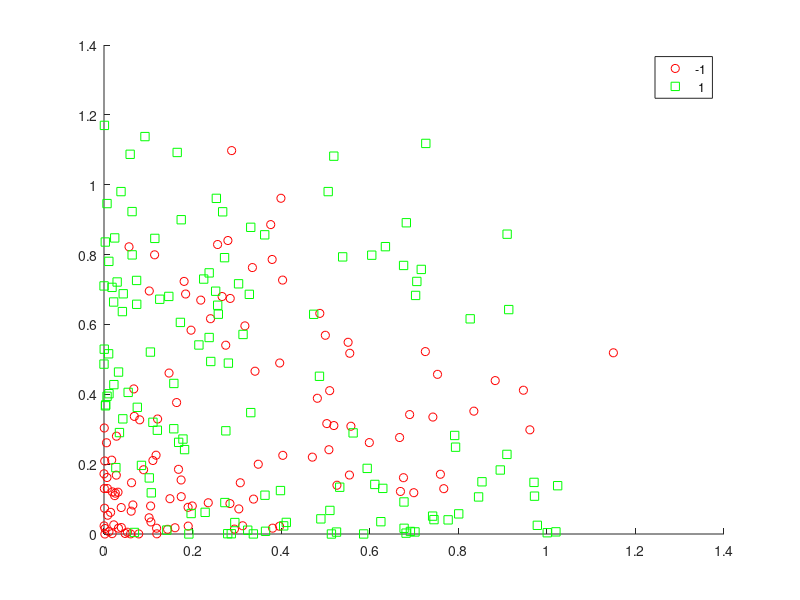
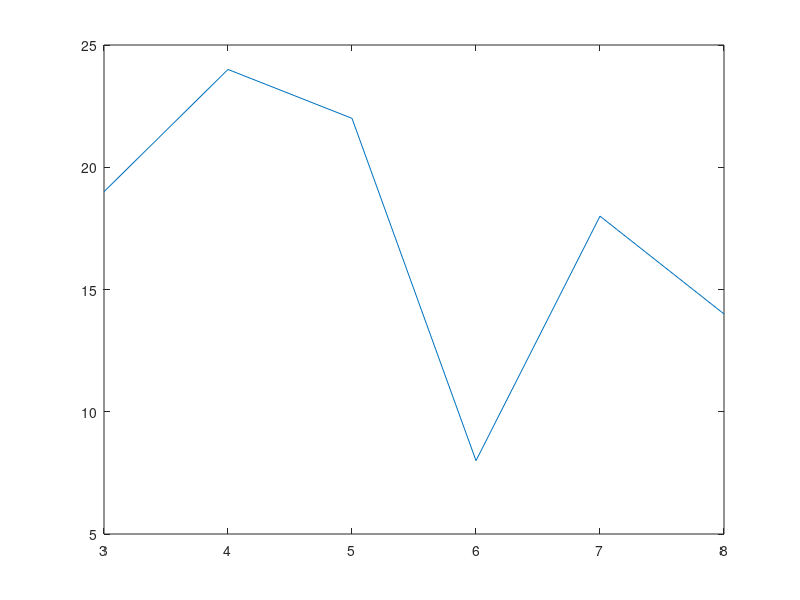

Reproduce these figures in MATLAB, in order. (Note: this script raises an error after producing the figures.)
close all
clear all
clc
dataTraining = [-1.0600562e-01  -8.1467034e-02  -1.0000000e+00;
   1.7792951e-01  -3.4595141e-01  -1.0000000e+00;
   1.0216153e-01   7.1825825e-01   1.0000000e+00;
   6.9407831e-01   6.2339743e-01  -1.0000000e+00;
   2.3541068e-02   7.2743221e-01   1.0000000e+00;
  -3.1972776e-01  -8.3411411e-01  -1.0000000e+00;
  -1.8674372e-01   5.3887798e-01   1.0000000e+00;
  -6.3696719e-01   1.5268485e-01   1.0000000e+00;
  -4.7446260e-01   8.5434436e-01   1.0000000e+00;
  -3.5627652e-02  -2.7158819e-01  -1.0000000e+00;
  -1.4860269e-01   1.6176177e-01  -1.0000000e+00;
  -1.8065154e-01  -1.2873906e-01  -1.0000000e+00;
  -6.0241113e-01   9.2550746e-01   1.0000000e+00;
   6.9808093e-01   7.9474170e-01  -1.0000000e+00;
   8.8150888e-01  -2.0124822e-01   1.0000000e+00;
  -9.2384936e-01   3.8662506e-01   1.0000000e+00;
  -7.6571338e-01  -1.1281293e-02   1.0000000e+00;
   1.3559198e-01   3.1705057e-02  -1.0000000e+00;
  -1.5515148e-01  -3.3141997e-01  -1.0000000e+00;
   4.8517476e-01   2.9903104e-01  -1.0000000e+00;
  -6.0290010e-01   3.3323420e-01   1.0000000e+00;
  -5.7285816e-01   8.2835226e-01   1.0000000e+00;
  -6.3539998e-01  -4.7456571e-01  -1.0000000e+00;
   9.0931654e-01  -7.8488922e-01   1.0000000e+00;
   2.5210516e-01  -8.9393713e-01   1.0000000e+00;
  -5.1763422e-01   9.6044364e-01   1.0000000e+00;
  -3.8587212e-01  -3.1786995e-01  -1.0000000e+00;
   8.2316659e-01  -1.2779654e-01   1.0000000e+00;
   8.2248638e-01  -8.7684295e-01   1.0000000e+00;
  -5.0366208e-01   9.8027386e-01   1.0000000e+00;
   5.3387369e-01   8.2123374e-01  -1.0000000e+00;
  -8.9497008e-01  -2.4011485e-01   1.0000000e+00;
   3.4287096e-01   4.7497683e-01  -1.0000000e+00;
   7.0928861e-01   5.6220681e-01  -1.0000000e+00;
  -1.0004317e+00   6.0457567e-02   1.0000000e+00;
   5.2428439e-01   7.3519522e-01  -1.0000000e+00;
  -5.6033040e-01   7.5583819e-01   1.0000000e+00;
   6.9752202e-01  -6.7198955e-01   1.0000000e+00;
   4.9042314e-01   7.8508662e-01  -1.0000000e+00;
  -3.2677396e-01   3.4337193e-01   1.0000000e+00;
  -2.9342093e-03  -4.1518173e-01  -1.0000000e+00;
  -6.3123891e-01   3.5263395e-01   1.0000000e+00;
   9.1388134e-01   5.9305320e-01  -1.0000000e+00;
   2.1828280e-01   3.9683537e-02  -1.0000000e+00;
  -6.1618517e-01  -8.8657924e-01  -1.0000000e+00;
  -5.2852914e-01   2.8690210e-02   1.0000000e+00;
  -4.0652261e-01   1.0451480e+00   1.0000000e+00;
  -2.2979506e-01   7.1425065e-02  -1.0000000e+00;
  -5.0212113e-01   8.3373782e-01   1.0000000e+00;
  -5.0808021e-01   7.9326965e-01   1.0000000e+00;
  -7.9067809e-01   1.8780315e-01   1.0000000e+00;
  -3.8251119e-01   8.2474204e-01   1.0000000e+00;
   8.2232787e-01   4.0148690e-01  -1.0000000e+00;
   9.8596447e-01  -3.2916872e-01   1.0000000e+00;
  -1.4046951e-02  -1.5238711e-01  -1.0000000e+00;
  -5.4165125e-02   9.1428474e-01   1.0000000e+00;
  -1.0724684e+00  -7.2028556e-01  -1.0000000e+00;
  -2.4298545e-01  -1.0426515e+00   1.0000000e+00;
  -3.2448585e-01  -2.8317976e-01  -1.0000000e+00;
   2.4774928e-01  -2.5565619e-01  -1.0000000e+00;
  -1.7221056e-01  -8.4939971e-01   1.0000000e+00;
  -4.1726341e-01  -3.9327101e-01  -1.0000000e+00;
  -3.4783792e-01  -5.7380853e-01  -1.0000000e+00;
  -8.5183380e-01  -7.2266417e-01  -1.0000000e+00;
  -7.2524439e-01  -3.7370735e-01  -1.0000000e+00;
   3.4532731e-01  -2.2271792e-02  -1.0000000e+00;
   7.4242107e-01   7.4085732e-01  -1.0000000e+00;
  -1.3712343e-01  -3.4725580e-01  -1.0000000e+00;
   1.0591518e-01   6.3378770e-01   1.0000000e+00;
   3.3240671e-01  -5.6552847e-01   1.0000000e+00;
  -4.1754141e-01   9.4856269e-01   1.0000000e+00;
  -4.0488945e-01  -6.1346877e-01  -1.0000000e+00;
  -7.9715796e-01   9.0701039e-01   1.0000000e+00;
   8.7592113e-01   3.6021089e-01  -1.0000000e+00;
   5.4354035e-01  -1.8109142e-01   1.0000000e+00;
   7.5379749e-02  -5.1108329e-01  -1.0000000e+00;
   5.6404879e-01   7.7190965e-01  -1.0000000e+00;
   8.1699117e-01   5.2558687e-01  -1.0000000e+00;
  -3.7661111e-01   1.0599395e-01   1.0000000e+00;
   4.3602851e-01   1.5045963e-01  -1.0000000e+00;
   3.9691855e-01  -5.4893287e-01   1.0000000e+00;
  -2.7417659e-01   6.0223846e-01   1.0000000e+00;
  -9.8918073e-01   1.5764882e-01   1.0000000e+00;
  -5.1644146e-01  -8.2457351e-01  -1.0000000e+00;
   9.8064342e-01   5.4613841e-01  -1.0000000e+00;
   7.7755709e-01  -8.9346511e-01   1.0000000e+00;
  -2.5936394e-01  -6.4448037e-01  -1.0000000e+00;
  -2.3771804e-01  -9.0677112e-01  -1.0000000e+00;
  -6.0395095e-01   8.8173896e-02   1.0000000e+00;
  -2.8011575e-01  -1.5129025e-02  -1.0000000e+00;
  -2.0373733e-01   7.9798618e-01   1.0000000e+00;
  -1.6372581e-01   4.3600528e-01   1.0000000e+00;
   7.4444529e-01   4.1089362e-01  -1.0000000e+00;
  -3.3226757e-01  -4.5875081e-01  -1.0000000e+00;
  -2.7664943e-02  -3.6080053e-01  -1.0000000e+00;
   7.0696684e-01   7.5427653e-01  -1.0000000e+00;
  -8.2301562e-01  -3.0287426e-01   1.0000000e+00;
  -9.8538078e-01  -3.8441488e-01   1.0000000e+00;
  -4.9099732e-01   7.0280304e-01   1.0000000e+00;
  -5.2247192e-01   3.0000586e-01   1.0000000e+00;
  -5.6967959e-01   1.0446241e-01   1.0000000e+00;
  -3.2370497e-01   7.2171478e-01   1.0000000e+00;
   9.1968888e-01  -3.2574194e-01   1.0000000e+00;
   8.1817666e-01   3.4900834e-01  -1.0000000e+00;
  -7.1264726e-01  -4.9117684e-01  -1.0000000e+00;
   5.3684649e-01   1.0477039e+00  -1.0000000e+00;
   4.8856574e-02   1.2522709e-01  -1.0000000e+00;
   4.0044649e-01  -1.3359043e-01  -1.0000000e+00;
   7.2957688e-01  -3.6594220e-01   1.0000000e+00;
  -8.4640286e-01   8.7034709e-01   1.0000000e+00;
   8.3074310e-01   5.8471902e-01  -1.0000000e+00;
   4.4642585e-01   2.8335762e-01  -1.0000000e+00;
   6.3503752e-01   8.5261243e-01  -1.0000000e+00;
   1.3470715e-01   8.4030406e-01   1.0000000e+00;
  -5.8076298e-01  -1.4677565e-02   1.0000000e+00;
  -4.2655272e-01   4.9157607e-01   1.0000000e+00;
  -3.0916589e-02   1.0815951e+00   1.0000000e+00;
   4.8724109e-01  -7.5002965e-01   1.0000000e+00;
  -5.0642751e-01  -9.1039293e-01  -1.0000000e+00;
   2.4941012e-01   3.8309361e-01  -1.0000000e+00;
  -4.4334283e-01  -7.6390321e-01  -1.0000000e+00;
  -1.0454160e-01  -8.8349573e-01   1.0000000e+00;
  -2.8387756e-01  -5.7173283e-01  -1.0000000e+00;
   1.0121137e+00   3.7187620e-01   1.0000000e+00;
   6.1823198e-02  -6.0798489e-01   1.0000000e+00;
   8.7139506e-02   3.6089253e-01  -1.0000000e+00;
   8.7154983e-01   4.1356362e-01  -1.0000000e+00;
  -4.2224414e-01   5.2139273e-01   1.0000000e+00;
  -5.2995701e-01   6.9943942e-01   1.0000000e+00;
   5.9019103e-01   4.4697246e-01  -1.0000000e+00;
   8.4047379e-01  -8.5034269e-01   1.0000000e+00;
   9.1856967e-02  -2.3185106e-01  -1.0000000e+00;
  -8.2210059e-02  -4.0215845e-01  -1.0000000e+00;
   9.7316077e-01   6.4157939e-01  -1.0000000e+00;
   4.3572065e-01   2.7636108e-01  -1.0000000e+00;
   5.2452847e-01  -5.4354500e-01   1.0000000e+00;
   5.5473340e-01   3.8297967e-01  -1.0000000e+00;
   9.5598815e-01  -8.0157282e-01   1.0000000e+00;
  -7.7089155e-01   4.3341968e-01   1.0000000e+00;
   8.8986401e-01  -5.3114670e-01   1.0000000e+00;
  -2.6199343e-01   6.6586981e-02   1.0000000e+00;
   6.4157196e-01  -1.8224977e-01   1.0000000e+00;
  -4.1531211e-01   7.7832594e-01   1.0000000e+00;
   4.6745673e-01   8.1829167e-01  -1.0000000e+00;
   4.7789055e-01  -2.4897772e-01   1.0000000e+00;
  -8.2623795e-01   9.4397856e-01   1.0000000e+00;
  -9.4592941e-01  -4.2810919e-01   1.0000000e+00;
   5.0662354e-01  -8.0927375e-01   1.0000000e+00;
  -5.3612852e-01   2.7239961e-02   1.0000000e+00;
   4.1017996e-01   4.3030737e-01  -1.0000000e+00;
  -2.6162250e-01  -5.8031367e-01  -1.0000000e+00;
   3.1911280e-01   2.1557907e-01  -1.0000000e+00;
   1.4756822e-01  -8.1499284e-01   1.0000000e+00;
   6.2989832e-01   6.9969730e-01  -1.0000000e+00;
  -9.5407922e-01   9.2649187e-01   1.0000000e+00;
  -2.4492709e-01   1.8247041e-02  -1.0000000e+00;
   5.8108886e-01   3.1610360e-01  -1.0000000e+00;
   4.1018695e-02  -4.5715509e-01  -1.0000000e+00;
   5.8396336e-01   6.8267605e-01  -1.0000000e+00;
  -4.8730486e-01   8.6463229e-01   1.0000000e+00;
   8.2589939e-01  -4.9791886e-02   1.0000000e+00;
   5.2174069e-01  -8.8946540e-01   1.0000000e+00;
   8.3882489e-01  -8.2646301e-01   1.0000000e+00;
  -6.2960544e-01  -1.4889383e-01  -1.0000000e+00;
   8.5244440e-01  -1.0574672e+00   1.0000000e+00;
   3.8323766e-01   6.7882270e-01  -1.0000000e+00;
  -5.6987331e-02   6.0584030e-01   1.0000000e+00;
   3.0412897e-01  -1.0666795e+00   1.0000000e+00;
  -8.6141937e-01  -2.2624830e-01   1.0000000e+00;
  -8.6320225e-01   2.0290163e-01   1.0000000e+00;
   5.5946340e-01   1.5353255e-01  -1.0000000e+00;
  -4.1758769e-01  -3.2695057e-01  -1.0000000e+00;
   1.2212703e-01  -2.4896540e-01  -1.0000000e+00;
   7.4665959e-01   5.5546242e-01  -1.0000000e+00;
   2.0615224e-01   5.7418978e-01   1.0000000e+00;
  -8.9098492e-01   4.9858238e-01   1.0000000e+00;
  -6.8592982e-01  -4.6911031e-01  -1.0000000e+00;
  -1.9780710e-01  -1.3615995e-01  -1.0000000e+00;
   6.1697403e-01   1.2927644e-01  -1.0000000e+00;
  -7.9341609e-01   3.6140632e-01   1.0000000e+00;
  -1.0101707e+00   7.8496772e-02   1.0000000e+00;
  -8.6176046e-01  -5.7865892e-01  -1.0000000e+00;
  -1.9720509e-01   2.7524501e-01  -1.0000000e+00;
   5.7561847e-01   9.3704466e-01   1.0000000e+00;
  -6.1354207e-01  -9.4116391e-01  -1.0000000e+00;
  -5.5181353e-01  -2.6804314e-01  -1.0000000e+00;
   1.6003740e-01  -3.4197787e-01  -1.0000000e+00;
  -3.9716418e-01   6.5651695e-01   1.0000000e+00;
  -5.7886995e-01  -8.7340266e-01  -1.0000000e+00;
   8.3179248e-01  -8.5337474e-02   1.0000000e+00;
  -2.9893087e-01  -4.2892168e-01  -1.0000000e+00;
  -1.4926315e-01   6.5394038e-01   1.0000000e+00;
  -7.4495752e-01  -7.1933493e-01  -1.0000000e+00;
   1.5562362e-01   9.2067567e-01   1.0000000e+00;
   5.2893831e-01   9.1665351e-01  -1.0000000e+00;
   8.2824454e-02  -6.2795455e-01   1.0000000e+00;
  -9.3987636e-01  -6.6272682e-01  -1.0000000e+00;
   7.1418089e-01  -2.5977397e-01   1.0000000e+00;
  -1.1125764e-02  -8.4275573e-01   1.0000000e+00;
   5.4275886e-01   1.1839569e-01  -1.0000000e+00;
   7.3410595e-01  -8.9072193e-01   1.0000000e+00;
   3.7896208e-01  -1.1608314e-01  -1.0000000e+00;
  -1.6656364e-01  -4.1054076e-01  -1.0000000e+00;
  -7.8201587e-01   3.7672979e-01   1.0000000e+00;
   2.7177275e-01   8.1096707e-01   1.0000000e+00;
  -8.6780139e-01  -6.7610958e-01  -1.0000000e+00;
  -1.8120946e-01   6.8091241e-01   1.0000000e+00;
  -4.4472888e-02   4.4147201e-04  -1.0000000e+00;
   4.2931482e-01   8.2890920e-01  -1.0000000e+00;
  -8.3797535e-01  -7.6967158e-02   1.0000000e+00;
   6.9977931e-01  -2.0817600e-01   1.0000000e+00;
   7.7403264e-01   5.1157000e-01  -1.0000000e+00;
  -6.8813838e-01   7.9310664e-01   1.0000000e+00;
  -4.2531784e-01  -8.5040532e-01  -1.0000000e+00;
   4.4357173e-01  -2.4214875e-01   1.0000000e+00;
  -2.1860655e-03   6.9743662e-01   1.0000000e+00;
   3.2546528e-01  -1.8578580e-01  -1.0000000e+00;
   2.7126831e-01  -8.5202415e-01   1.0000000e+00;
   2.0834261e-01  -8.2931143e-01   1.0000000e+00;
  -3.3803178e-01  -8.9404250e-01  -1.0000000e+00;
  -2.4260246e-02  -5.5091178e-01  -1.0000000e+00;
   2.5541631e-01  -2.8836090e-01  -1.0000000e+00;
  -7.1661879e-01   4.1985982e-04   1.0000000e+00;
   1.3171741e-01  -4.5983099e-01  -1.0000000e+00;
   3.4455847e-01  -1.2877727e-01  -1.0000000e+00;
   8.2438408e-02  -9.7262595e-01   1.0000000e+00;
   5.3327355e-01   2.9512885e-01  -1.0000000e+00;
  -3.3881875e-01   9.1995587e-01   1.0000000e+00;
   5.5124163e-01  -8.4634282e-01   1.0000000e+00;
  -4.1056066e-01   5.1225154e-01   1.0000000e+00;
   4.6292501e-01  -7.3563881e-01   1.0000000e+00;
   5.7568892e-01  -5.8952332e-01   1.0000000e+00;
  -6.3209364e-01  -9.8042189e-01  -1.0000000e+00;
  -1.6764181e-01  -5.2920071e-01  -1.0000000e+00;
   7.2036792e-01  -1.0400766e+00   1.0000000e+00;
   7.5002909e-01  -5.3809352e-01   1.0000000e+00;
   2.5173000e-01  -9.6077128e-01   1.0000000e+00;
  -7.2459762e-01   7.4403736e-02   1.0000000e+00;
  -7.2042750e-01  -5.5720908e-01  -1.0000000e+00;
  -9.5384434e-01   4.7741916e-01   1.0000000e+00;
   7.1149028e-01  -9.9011601e-01   1.0000000e+00;
   2.9083625e-01  -4.4320360e-01   1.0000000e+00;
   3.1974619e-01  -4.0070957e-01   1.0000000e+00;
   2.3353842e-01   6.3672589e-01   1.0000000e+00;
  -1.9596922e-01  -9.9010507e-01   1.0000000e+00;
  -4.3776733e-01   1.1653144e-02   1.0000000e+00;
  -3.5482986e-01   8.1982000e-01   1.0000000e+00;
   3.4704463e-01  -5.4508368e-01   1.0000000e+00;
   8.3637625e-01   3.4383080e-01  -1.0000000e+00;
  -7.1385080e-01  -6.4057506e-01  -1.0000000e+00];
% figure(1)
% gscatter(dataTraining(:,1), dataTraining(:,2), dataTraining(:,3),'rgb','osd');
    
%%%%%%%%%%%%%%%%%%%%%%%%%%%%%%%%%%%%%%%%%%%%%%%%%%%%%%%%%%%%%%%%%%%%%%%%%%%%%%%%%%%%%%%%%%%%%%%%%%%%%%%%%%%%%%%%%%%%%%%%%%
%%%%%%%%%%%%%%%%%%%%%%%%%%%%%%%%%%%%%%%%%%%%%%%%%%%%%%%%%%%%%%%%%%%%%%%%%%%%%%%%%%%%%%%%%%%%%%%%%%%%%%%%%%%%%%%%%%%%%%%%%%
dataTesting = [-7.7947021e-01   8.3822138e-01   1.0000000e+00;
   1.5563491e-01   8.9537743e-01   1.0000000e+00;
  -5.9907703e-02  -7.1777995e-01   1.0000000e+00;
   2.0759636e-01   7.5893338e-01   1.0000000e+00;
  -1.9598312e-01  -3.7548716e-01  -1.0000000e+00;
   5.8848947e-01  -8.4255381e-01   1.0000000e+00;
   7.1985874e-03  -5.4831650e-01  -1.0000000e+00;
   7.3883852e-01  -6.0339369e-01   1.0000000e+00;
   7.0464808e-01  -2.0420052e-02   1.0000000e+00;
   9.6992666e-01   6.4137120e-01  -1.0000000e+00;
   4.3543099e-01   7.4477254e-01  -1.0000000e+00;
  -8.4425822e-01   7.4235423e-01   1.0000000e+00;
   5.9142471e-01  -5.4602118e-01   1.0000000e+00;
  -6.9093124e-02   3.7659995e-02  -1.0000000e+00;
  -9.5154865e-01  -7.3305502e-01  -1.0000000e+00;
  -1.2988138e-01   7.5676096e-01   1.0000000e+00;
  -4.9534647e-01  -5.6627908e-01  -1.0000000e+00;
  -9.0399413e-01   5.0922150e-01   1.0000000e+00;
   2.9235128e-01   1.6089015e-01  -1.0000000e+00;
   6.4798552e-01  -7.7933769e-01   1.0000000e+00;
   3.7595574e-01   7.8203087e-02  -1.0000000e+00;
   2.4588993e-01   4.5146739e-03  -1.0000000e+00;
  -4.5719155e-01   4.2390461e-01   1.0000000e+00;
  -4.4127876e-01   7.0571892e-01   1.0000000e+00;
   5.0744669e-01   7.5872586e-01  -1.0000000e+00;
  -1.3258381e-01  -5.8178837e-01  -1.0000000e+00;
  -4.4749067e-01   1.9576364e-01   1.0000000e+00;
   8.1658199e-01  -4.5449182e-01   1.0000000e+00;
  -9.4422408e-01   8.8273421e-01   1.0000000e+00;
   4.6265533e-01   3.5583605e-01  -1.0000000e+00;
   8.8311642e-01  -1.9930013e-01   1.0000000e+00;
   1.0016050e+00   5.2575476e-01  -1.0000000e+00;
   6.0370095e-01  -5.4553701e-01   1.0000000e+00;
  -1.4858757e-01  -2.1308372e-01  -1.0000000e+00;
   1.1652163e-02   8.8923931e-01   1.0000000e+00];    
%%%%%%%%%%%%%%%%%%%%%%%%%%%%%%%%%%%%%%%%%%%%%%%%%%%%%%%%%%%%%%%%%%%%%%%%%%%%%%%%%%%%%%%%%%%%%%%%%%%%%%%%%%%%%%%%%%%%%%%%%%%%%%
%%%%%%%%%%%%%%%%%%%%%%%%%%%%%%%%%%%%%%%%%%%%%%%%%%%%%%%%%%%%%%%%%%%%%%%%%%%%%%%%%%%%%%%%%%%%%%%%%%%%%%%%%%%%%%%%%%%%%%%%%%%%%%
X1 = dataTesting(:,1);
X2 = dataTesting(:,2);
Y =  dataTesting(:,3);
X1_2 = transpose(sign([1:1:35]));
X2_2 = transpose(sign([1:1:35]));
X12 = transpose(sign([1:1:35]));
for i = 1:35
    X1_2(i) = X1(i)*X1(i);
    X2_2(i) = X2(i)*X2(i);
    X12(i) = X1(i)*X2(i);
end
absoluteX1X2 = abs(X1-X2);
absoluteX1_X2 = abs(X1+X2);
ones = sign([1:1:35]);
sampleTesting = [ones;transpose(X1);transpose(X2);transpose(X1_2);transpose(X2_2);transpose(X12);transpose(absoluteX1X2);transpose(absoluteX1_X2)];
%%%%%%%%%%%%%%%%%%%%%%%%%%%%%%%%%%%%%%%%%%%%%%%%%%%%%%%%%%%%%%%%%%%%%%%%%%%%%%%%%%%%%%%%%%%%%%%%%%%%%%%%%%%%%%%%%%%%%%%%%%%%%%%%%%%%%%%%%%%%
%%%%%%%%%%%%%%%%%%%%%%%%%%%%%%%%%%%%%%%%%%%%%%%%%%%%%%%%%%%%%%%%%%%%%%%%%%%%%%%%%%%%%%%%%%%%%%%%%%%%%%%%%%%%%%%%%%%%%%%%%%%%%%%%%%%%%%%%%%%%
X1 = dataTraining(:,1);
X2 = dataTraining(:,2);
Y =  dataTraining(:,3);
X1_2 = transpose(sign([1:1:250]));
X2_2 = transpose(sign([1:1:250]));
X12 = transpose(sign([1:1:250]));
for i = 1:250
    X1_2(i) = X1(i)*X1(i);
    X2_2(i) = X2(i)*X2(i);
    X12(i) = X1(i)*X2(i);
end
absoluteX1X2 = abs(X1-X2);
absoluteX1_X2 = abs(X1+X2);
ones = sign([1:1:250]);
sample = [ones;transpose(X1);transpose(X2);transpose(X1_2);transpose(X2_2);transpose(X12);transpose(absoluteX1X2);transpose(absoluteX1_X2)];
%%%%%%%%%%%%%%%%%%%%%%%%%%%%%%%%%%%%%%%%%%%%%%%%%Plotting%%%%%%%%%%%%%%%%%%%%%%%%%%%%%%%%%%%%%%%%%%%%%%%%%%%%%%%%%%%%%%%%%%%%%%%%%%%%%%%%%%
figure;
gscatter(sample(4,:), sample(5,:), dataTraining(:,3),'rgb','osd');
xlabel('')
% figure(3)
% gscatter(sample(6,:), sample(7,:), dataTraining(:,3),'rgb','osd');
% figure(4)
% gscatter(sample(7,:), sample(8,:), dataTraining(:,3),'rgb','osd');
%%%%%%%%%%%%%%%%%%%%%%%%%%%%%%%%%%%%%%%%%%%%%%%%%%%%%%%%%%%%%%%%%%%%%%%%%%%%%%%%%%%%%%%%%%%%%%%%%%%%%%%%%%%%%%%%%%%%%%%%%%%%%%%%%%%%%%%%%%%%
%%%%%%%%%%%%%%%%%%%%%%%%%%%%%%%%%%%%%%%%%%%%%%%%%%%%%%%%%%%%%%%%%%%%%%%%%%%%%%%%%%%%%%%%%%%%%%%%%%%%%%%%%%%%%%%%%%%%%%%%%%%%%%%%%%%%%%%%%%%%
E_sample = 1:1:6;
for j = 3:8
    suck = sample(1:j,:);
    check = transpose(suck)*suck\transpose(suck);
    weights = transpose(check)*Y;
    E_in =0;
    for i = 1:35
        test = sampleTesting(1:j,:);
        data_testing = sign(transpose(weights)*test(:,i));
        if data_testing ~= dataTesting(i,3)
            E_in = E_in +1;
        end
    end    
   E_sample(j-2) = E_in; 
end
X = [3 4 5 6 7 8];
figure(2)
plot(X,E_sample);
title(figure(2),'Erorr')
